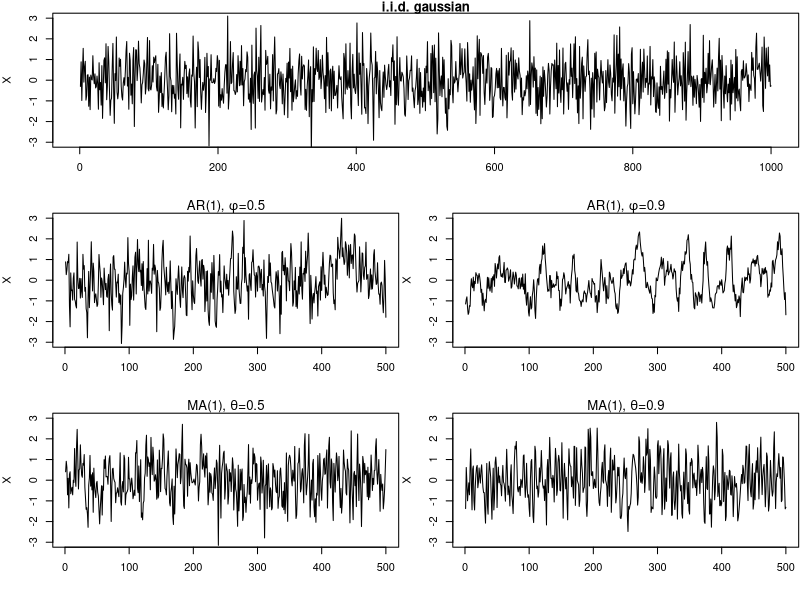
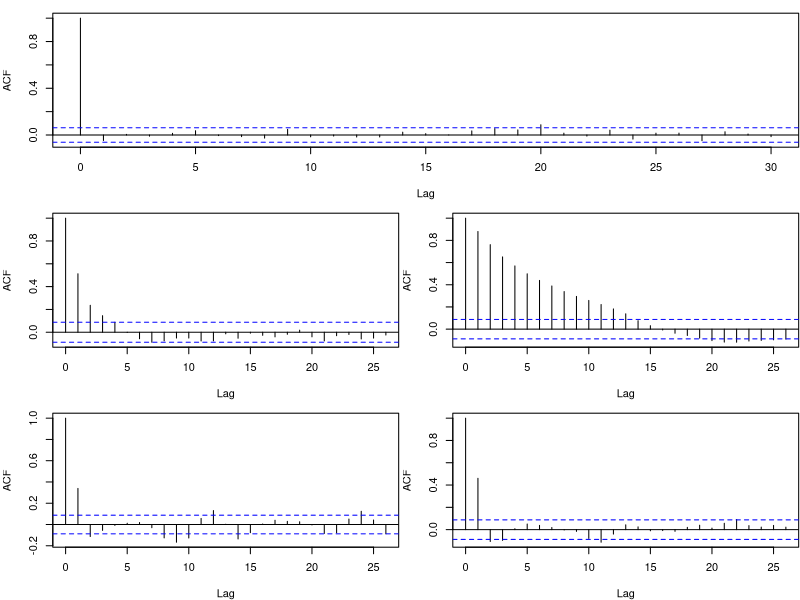
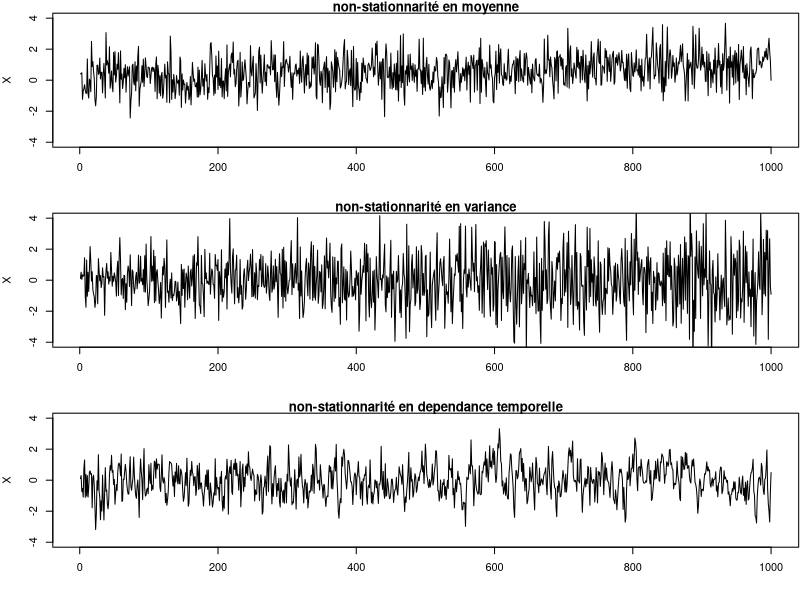
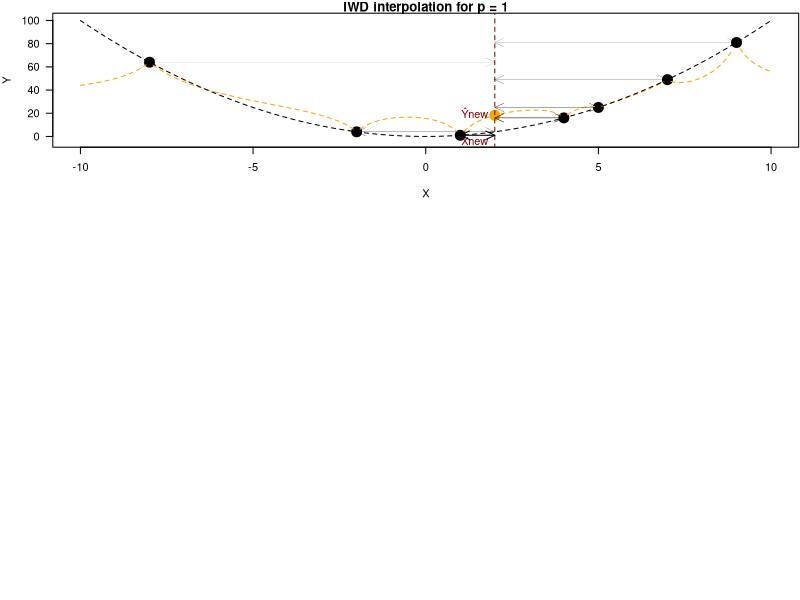
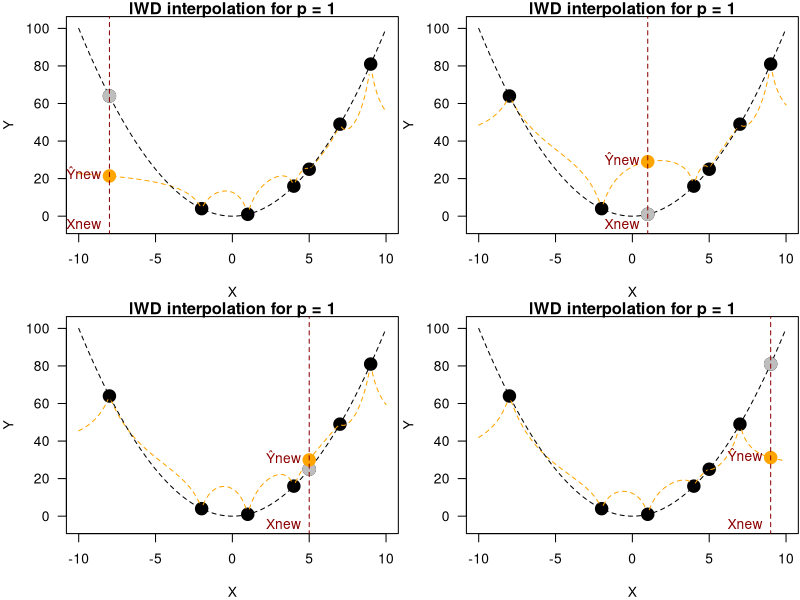

Source code (R) for these figures, in order:
## ---- chunk 1
n <- 500
par(mar = c(4, 4, 1, .1))
layout(matrix(c(1,1,2,3,4,5), 3, 2, byrow = TRUE))
ylim <- c(-3, 3)
X <- rnorm(2*n, 0, 1)
plot(X, xlab = "", type = "l", ylim = ylim, main = "i.i.d. gaussian")

ar1 <- 0.5
X <- arima.sim(list(order=c(1,0,0), ar=ar1), n=n)*sqrt(1-ar1^2)
plot(X, xlab = "", ylim = ylim, main = expression(paste("AR(1), ", phi, "=0.5")))


ar1 <- 0.9
X <- arima.sim(list(order=c(1,0,0), ar=ar1), n=n)*sqrt(1-ar1^2)
plot(X, xlab = "", ylim = ylim, main = expression(paste("AR(1), ", phi, "=0.9")))


ar1 <- 0.5
X <- arima.sim(list(order=c(0,0,1), ma=ar1), n=n)/sqrt(1+ar1^2)
plot(X, xlab = "", ylim = ylim, main = expression(paste("MA(1), ", theta, "=0.5")))


ar1 <- 0.9
X <- arima.sim(list(order=c(0,0,1), ma=ar1), n=n)/sqrt(1+ar1^2)
plot(X, xlab = "", ylim = ylim, main = expression(paste("MA(1), ", theta, "=0.9")))
## ---- chunk 2
n <- 500
par(mar = c(4, 4, 1, .1))
layout(matrix(c(1,1,2,3,4,5), 3, 2, byrow = TRUE))
X <- rnorm(2*n, 0, 1)
plot(acf(X, plot = FALSE), main = "i.i.d. gaussian")

ar1 <- 0.5
X <- arima.sim(list(order=c(1,0,0), ar=ar1), n=n)*sqrt(1-ar1^2)
plot(acf(X, plot = FALSE), main = expression(paste("AR(1), ", phi, "=0.5")))


ar1 <- 0.9
X <- arima.sim(list(order=c(1,0,0), ar=ar1), n=n)*sqrt(1-ar1^2)
plot(acf(X, plot = FALSE),  main = expression(paste("AR(1), ", phi, "=0.9")))


ar1 <- 0.5
X <- arima.sim(list(order=c(0,0,1), ma=ar1), n=n)/sqrt(1+ar1^2)
plot(acf(X, plot = FALSE), main = expression(paste("MA(1), ", theta, "=0.5")))


ar1 <- 0.9
X <- arima.sim(list(order=c(0,0,1), ma=ar1), n=n)/sqrt(1+ar1^2)
plot(acf(X, plot = FALSE), main = expression(paste("MA(1), ", theta, "=0.9")))
## ---- chunk 3
n <- 1000
par(mar = c(4, 4, 1, .1))
par(mfrow = c(3, 1))
ylim <- c(-4, 4)

X <- rnorm(n, 0 + seq(0, 1, length.out = n), 1)
plot(X, xlab = "", type = "l", ylim = ylim, main = "non-stationnarité en moyenne")

X <- rnorm(n, 0, 1 + seq(0, 1, length.out = n))
plot(X, xlab = "", type = "l", ylim = ylim, main = "non-stationnarité en variance")

ar1 <- seq(0.3, 1, length.out = n)
for(i in 2:n){
  X[i] <-  (ar1[i] * X[i-1]  + rnorm(1)) / sqrt(1 + ar1[i]^2)
}
plot(X, xlab = "", , type = "l", ylim = ylim, main = "non-stationnarité en dependance temporelle")
## ---- chunk 4
n <- 5
X <- c(-8, -2, 1, 4, 5, 7, 9)
Y <- X^2
par(mar = c(4, 4, 1, .1))
plot(X, Y, pch = 19, las = 1, xlim = c(-10, 10), ylim = c(-5, 102), cex = 2, main = "IWD interpolation for p = 1")
Xnew <- seq(-10, 10, by = 0.1)
Ynew <- numeric(length(Xnew))
col <- numeric(length(Xnew))
for( i in seq_along(Xnew)){
  dist <- abs(X - Xnew[i])
  weight <- 1/dist
  weight <- weight/sum(weight)
  Ynew[i] <- sum(weight * Y)
}
lines(Xnew, Ynew, col = "orange", lty = 2)
lines(Xnew, Xnew^2, col = "black", lty = 2)
points(Xnew[Xnew == 2], Ynew[Xnew == 2], col = "orange", cex = 2, pch = 19)

segments(2, -10, 2, 110, col = "red4", lty = 2)

text(2, Ynew[Xnew == 2], col = "red4", labels = "Ŷnew", pos = 2)
text(2, -5, col = "red4", labels = "Xnew", pos = 2)

dist <- abs(X - 2)
weight <- 1/dist
weight <- weight/sum(weight)
weight <- weight/max(weight)
Ynew[i] <- sum(weight * Y)
for( i in seq_along(X)){
  arrows(2, Y[i], X[i], Y[i], code = 3, lty = 1, lwd = weight[i], length = 0.1, angle = 25)
}
## ---- chunk 5
n <- 5
X <- c(-8, -2, 1, 4, 5, 7, 9)
Y <- X^2
par(mar = c(4, 4, 1, .1), mfrow = c(2, 2))
for(iloo in c(1, 3, 5, 7)){
  plot(X, Y, pch = 19, las = 1, xlim = c(-10, 10), ylim = c(-5, 102), cex = 2, main = "IWD interpolation for p = 1")
  Xnew <- seq(-10, 10, by = 0.1)
  Ynew <- numeric(length(Xnew))
  col <- numeric(length(Xnew))
  for( i in seq_along(Xnew)){
    dist <- abs(X[-iloo] - Xnew[i])
    weight <- 1/dist
    weight <- weight/sum(weight)
    Ynew[i] <- sum(weight * Y[-iloo])
  }
  lines(Xnew, Ynew, col = "orange", lty = 2)
  lines(Xnew, Xnew^2, col = "black", lty = 2)
  points(X[iloo], Y[iloo], col = "grey", cex = 2, pch = 19)
  points(Xnew[Xnew == X[iloo]], Ynew[Xnew == X[iloo]], col = "orange", cex = 2, pch = 19)
  
  segments(X[iloo], -10, X[iloo], 110, col = "red4", lty = 2)
  
  text(X[iloo], Ynew[Xnew == X[iloo]], col = "red4", labels = "Ŷnew", pos = 2)
  text(X[iloo], -5, col = "red4", labels = "Xnew", pos = 2)
}
